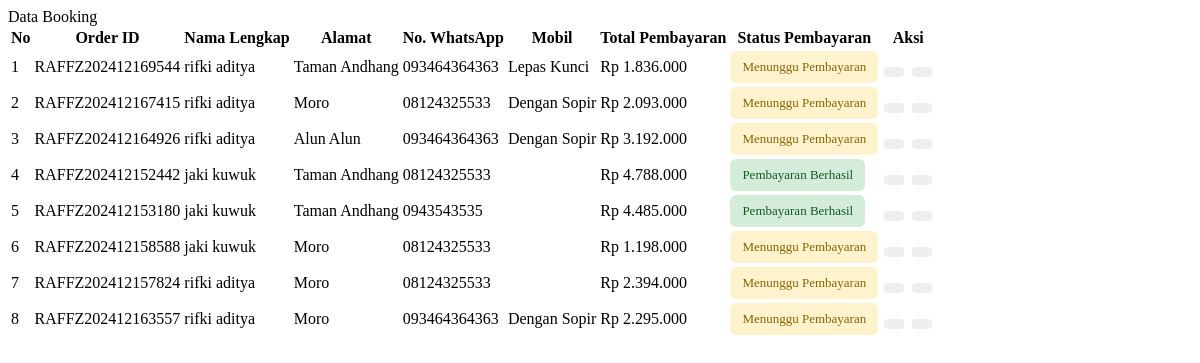
The app's page /Admin/pages/booking.php with its own data.
### tables this page shows
CREATE TABLE `bookings` (
  `booking_id` int(11) NOT NULL,
  `order_id` varchar(20) NOT NULL,
  `nama_lengkap` varchar(100) NOT NULL,
  `whatsapp` varchar(20) NOT NULL,
  `email` varchar(100) NOT NULL,
  `driver_option` enum('Lepas Kunci','Dengan Sopir') NOT NULL,
  `pickup_location` varchar(255) NOT NULL,
  `return_location` varchar(255) NOT NULL,
  `pickup_date` date NOT NULL,
  `return_date` date NOT NULL,
  `created_at` timestamp NOT NULL DEFAULT current_timestamp(),
  `status_konfirmasi` varchar(50) DEFAULT 'Pending',
  `ktp_image` varchar(255) DEFAULT NULL,
  `sim_image` varchar(255) NOT NULL,
  `total_price` int(100) NOT NULL,
  `id_mobil` int(11) NOT NULL,
  `special_notes` varchar(20) NOT NULL,
  `id_user` varchar(50) NOT NULL
);

### Admin/pages/booking.php (the view, shortened to what this page needs)
<?php
require_once '../config/config.php';
$booking_result = $conn->query("SELECT * FROM bookings ORDER BY created_at DESC");
?>
<div class="table-container">
    <div class="table-header">
        <div class="table-title">Data Booking</div>
    </div>
    <table class="table">
        <thead>
            <tr>
                <th>No</th>
                <th>Order ID</th>
                <th>Nama Lengkap</th>
                <th>Alamat</th>
                <th>No. WhatsApp</th>
                <th>Mobil</th>
                <th>Total Pembayaran</th>
                <th>Status Pembayaran</th>
                <th>Aksi</th>
            </tr>
        </thead>
        <tbody>
            <?php
            if ($booking_result->num_rows > 0) {
                $nomor = 1;
                while ($booking = $booking_result->fetch_assoc()) {
            ?>
                    <tr>
                        <td><?= $nomor++ ?></td>
                        <td><?= htmlspecialchars($booking['order_id']) ?></td>
                        <td><?= htmlspecialchars($booking['nama_lengkap']) ?></td>
                        <td><?= htmlspecialchars($booking['pickup_location']) ?></td>
                        <td><?= htmlspecialchars($booking['whatsapp']) ?></td>
                        <td><?= htmlspecialchars($booking['driver_option']) ?></td>
                        <td>Rp <?= number_format($booking['total_price'], 0, ',', '.') ?></td>
                        <td>
                            <?php
                            $status = $booking['status_konfirmasi'];
                            switch ($status) {
                                case STATUS_PENDING:
                                case null:
                                case '':
                                    echo '<span class="status pending">Menunggu Pembayaran</span>';
                                    break;
                                case STATUS_SETTLEMENT:
                                    echo '<span class="status settlement">Pembayaran Berhasil</span>';
                                    break;
                                default:
                                    echo '<span class="status pending">Menunggu Pembayaran</span>';
                            }
                            ?>
                        </td>
                        <td>
                            <button type="button" class="btn-view" data-id="<?= $mobil['id_mobil'] ?>">
                            </button>
                            <form method="POST" style="display:inline;">
                                <button type="submit" name="hapus" class="btn-delete"
                                    onclick="return confirm('Apakah Anda yakin ingin menghapus pesanan ini?')">
                                </button>
                            </form>
                        </td>
                    </tr>
                <?php
                }
            } else {
                ?>
                <tr>
                    <td colspan="9">Belum ada data booking.</td>
                </tr>
            <?php
            }
            ?>
        </tbody>
    </table>
</div>

### Admin/pages/booking.php (style rules this page uses)
.status { padding: 8px 12px; border-radius: 6px; font-size: 13px; font-weight: 500; display: inline-block; }
.status.pending { background-color: #fff3cd; color: #856404; }
.status.success, .status.settlement { background-color: #d4edda; color: #155724; }
.btn-view, .btn-delete { padding: 5px 10px; border: none; border-radius: 4px; cursor: pointer; margin: 0 2px; }

### records on screen
bookings: order "RAFFZ202412169544", nama_lengkap "rifki aditya", pickup_location "Taman Andhang", whatsapp "093464364363", driver_option "Lepas Kunci", total_price "1.836.000", status_konfirmasi "Menunggu Pembayaran"
bookings: order "RAFFZ202412167415", nama_lengkap "rifki aditya", pickup_location "Moro", whatsapp "08124325533", driver_option "Dengan Sopir", total_price "2.093.000", status_konfirmasi "Menunggu Pembayaran"
bookings: order "RAFFZ202412164926", nama_lengkap "rifki aditya", pickup_location "Alun Alun", whatsapp "093464364363", driver_option "Dengan Sopir", total_price "3.192.000", status_konfirmasi "Menunggu Pembayaran"
bookings: order "RAFFZ202412152442", nama_lengkap "jaki kuwuk", pickup_location "Taman Andhang", whatsapp "08124325533", total_price "4.788.000", status_konfirmasi "Pembayaran Berhasil"
bookings: order "RAFFZ202412153180", nama_lengkap "jaki kuwuk", pickup_location "Taman Andhang", whatsapp "0943543535", total_price "4.485.000", status_konfirmasi "Pembayaran Berhasil"
bookings: order "RAFFZ202412158588", nama_lengkap "jaki kuwuk", pickup_location "Moro", whatsapp "08124325533", total_price "1.198.000", shows "Menunggu Pembayaran"
bookings: order "RAFFZ202412157824", nama_lengkap "rifki aditya", pickup_location "Moro", whatsapp "08124325533", total_price "2.394.000", shows "Menunggu Pembayaran"
bookings: order "RAFFZ202412163557", nama_lengkap "rifki aditya", pickup_location "Moro", whatsapp "093464364363", driver_option "Dengan Sopir", total_price "2.295.000", status_konfirmasi "Menunggu Pembayaran"
